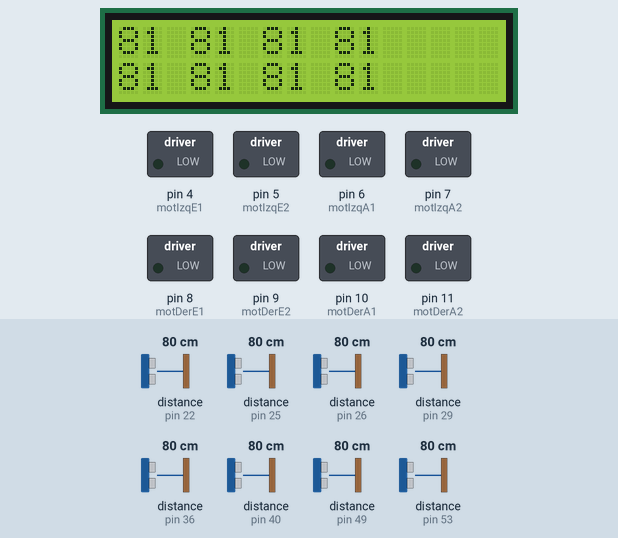
Bench run of a sketch on a simulated Arduino Uno, built with avr-gcc and run on an emulated ATmega328P. Shown: 16×2 character LCD, switched loads named in the sketch (green lamp = pin HIGH). The test bench sets the inputs (shaded band); at power-on: distance to the obstacle (sensors on pin 22, pin 25, pin 26, pin 29, pin 36, pin 40, pin 49, pin 53) 80 cm. The echo pulse lasts 58.3 µs per cm.

Above: at 2.2 s.
2.3 s: distance to the obstacle (sensor on pin 22) set to 2 cm
At 3.4 s:
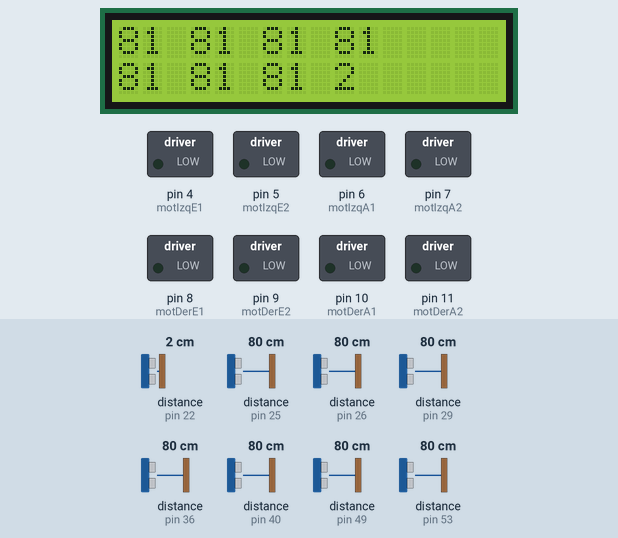
5.1 s: distance to the obstacle (sensor on pin 25) set to 2 cm
At 6.0 s:
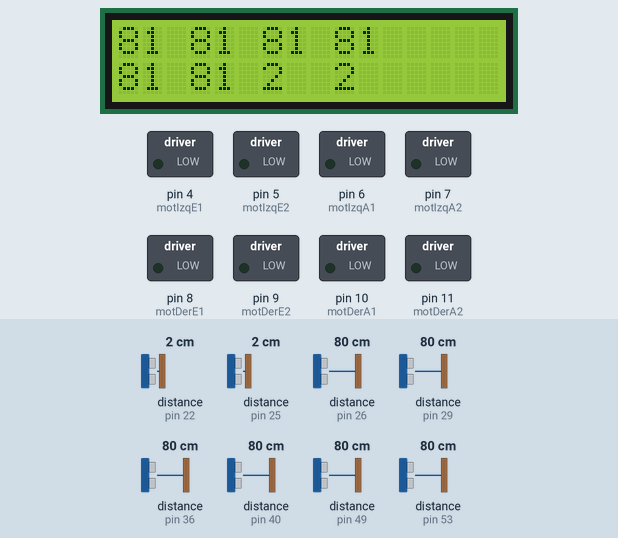
7.7 s: distance to the obstacle (sensor on pin 26) set to 2 cm
At 9.4 s:
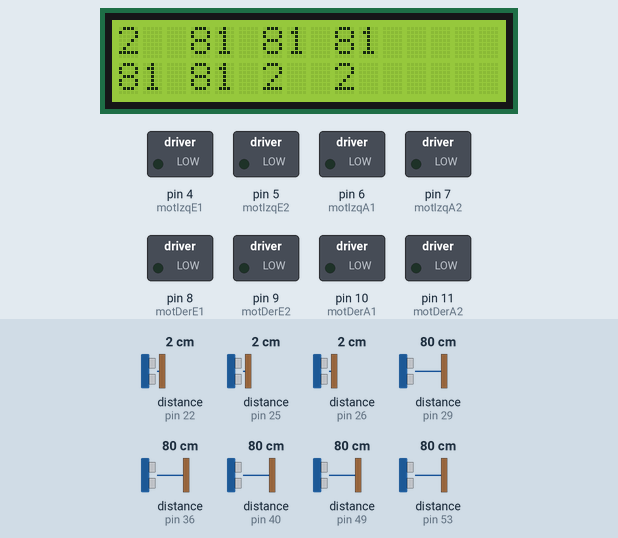
10.6 s: distance to the obstacle (sensor on pin 29) set to 2 cm
At 12.4 s:
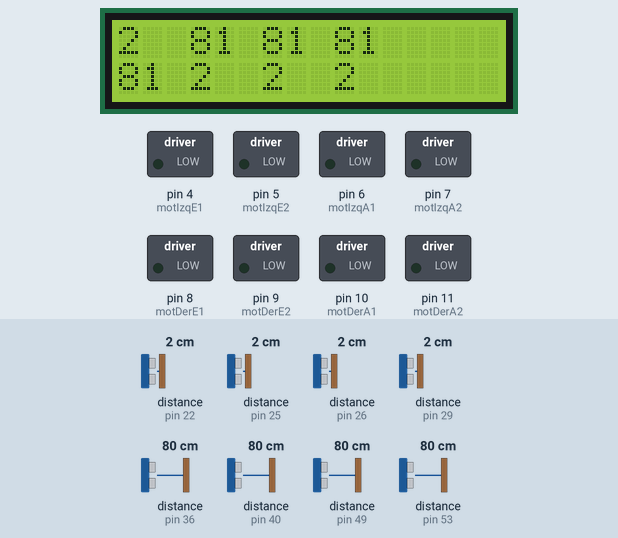
14.1 s: distance to the obstacle (sensor on pin 36) set to 2 cm
At 16.3 s:
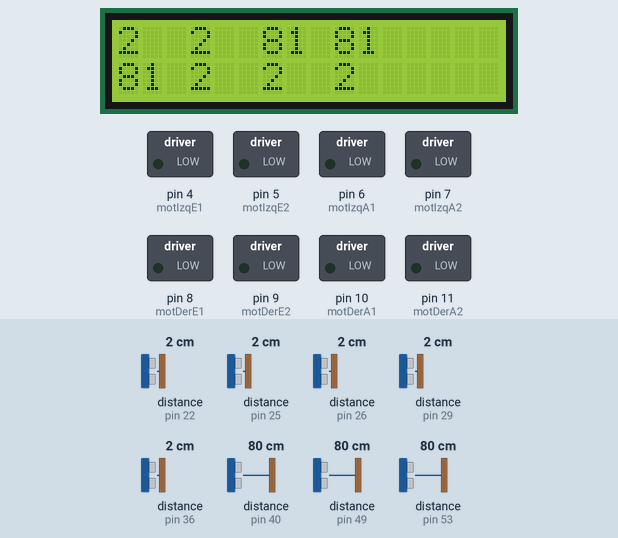
18.0 s: distance to the obstacle (sensor on pin 40) set to 2 cm
At 19.7 s:
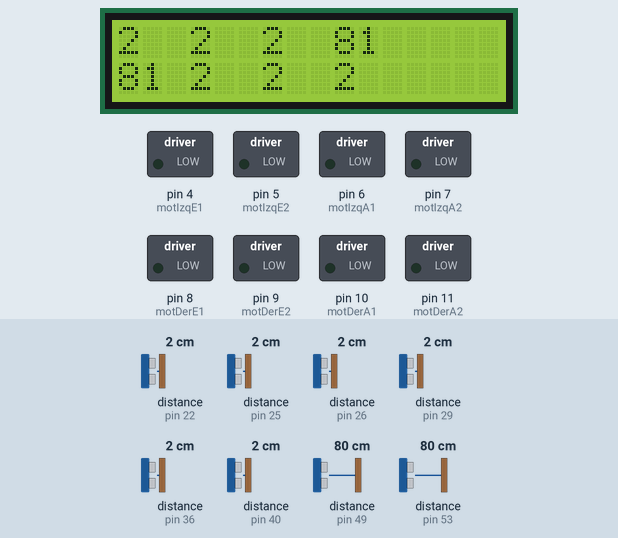
Timing chart, 0 to 21.2 s (numbered marks = the images above; inputs shaded):
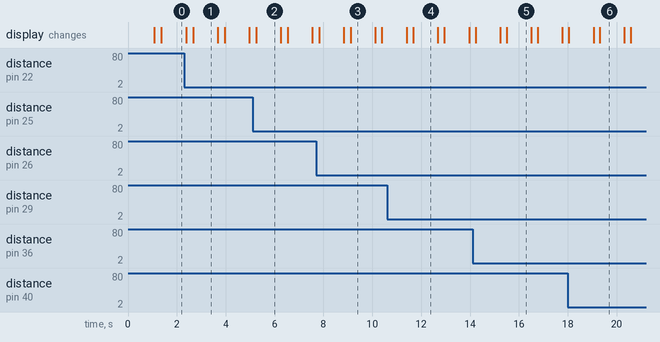

Measured:
- after the input at 7.7 s, the display: first differs from a run without the input after 1.1 s (image 3 shows a later state)
- after the input at 18.0 s, the display: first differs from a run without the input after 1.3 s (image 6)
- what the display in image 1 shows lasts 1.0 s, from 2.7 s to 3.7 s

The sketch:

Prueba_Placa.ino
```cpp
#include <NewPing.h>
#include <Wire.h>  // Comes with Arduino IDE
#include <LiquidCrystal_I2C.h>
#include <SharpIR.h> //sharps
#include <SparkFunMLX90614.h>
#define MAX_DISTANCE 200
#define model 1080 //modelo del sharp GP2Y0A21Y

//////////////////
//////CALOR///////
//////////////////

IRTherm therm1;
IRTherm therm4;

//////////////////
//////SHARPS//////
//////////////////

byte Enf = A0;
byte Der =  A2;

SharpIR SharpEn(Enf, 25, 93, model);
SharpIR SharpDe(Der, 25, 93, model);

//////////////////
/////MOTORES//////
//////////////////

byte motDerE1 = 8;
byte motDerE2 = 9;

byte motDerA1 = 10;
byte motDerA2 = 11;

byte motIzqE1 = 4;
byte motIzqE2 = 5;

byte motIzqA1 = 6;
byte motIzqA2 = 7;

const byte MotD = 200;
const byte MotI = 200;

//////////////////
///ULTRASONICOS///
//////////////////

byte Trigger1 = 28;
byte Echo1 = 26;

NewPing sonar1(Trigger1, Echo1, MAX_DISTANCE);  //llamar a la funcion para saber la distancia con sonar1.ping_cm();

//NO FUNCIONO
byte Trigger2 = 38;
byte Echo2 = 36;

//NO FUNCIONO
NewPing sonar2(Trigger2, Echo2, MAX_DISTANCE);  //llamar a la funcion para saber la distancia con sonar1.ping_cm();


byte Trigger3 = 42;
byte Echo3 = 40;


NewPing sonar3(Trigger3, Echo3, MAX_DISTANCE);  //llamar a la funcion para saber la distancia con sonar8.ping_cm();

byte Trigger4 = 51;
byte Echo4 = 53;

NewPing sonar4(Trigger4, Echo4, MAX_DISTANCE);  //llamar a la funcion para saber la distancia con sonar8.ping_cm();

byte Trigger5 = 47;
byte Echo5 = 49;

NewPing sonar5(Trigger5, Echo5, MAX_DISTANCE);  //llamar a la funcion para saber la distancia con sonar8.ping_cm();

byte Trigger6 = 27;
byte Echo6 = 29;

NewPing sonar6(Trigger6, Echo6, MAX_DISTANCE);  //llamar a la funcion para saber la distancia con sonar8.ping_cm();

byte Trigger7 = 23;
byte Echo7 = 25;

NewPing sonar7(Trigger7, Echo7, MAX_DISTANCE);  //llamar a la funcion para saber la distancia con sonar8.ping_cm();

byte Trigger8 = 24;
byte Echo8 = 22;

NewPing sonar8(Trigger8, Echo8, MAX_DISTANCE);  //llamar a la funcion para saber la distancia con sonar8.ping_cm();


LiquidCrystal_I2C lcd(0x27, 2, 1, 0, 4, 5, 6, 7, 3, POSITIVE);  // Set the LCD I2C address

void setup() {
  // put your setup code here, to run once:
  Serial.begin(115200);

  pinMode(motDerE1, OUTPUT);
  pinMode(motDerE2, OUTPUT);

  pinMode(motDerA1, OUTPUT);
  pinMode(motDerA2, OUTPUT);

  pinMode(motIzqE1, OUTPUT);
  pinMode(motIzqE2, OUTPUT);

  pinMode(motIzqA1, OUTPUT);
  pinMode(motIzqA2, OUTPUT);

  therm1.begin(0x1C);
  therm1.setUnit(TEMP_C);

  therm4.begin(0x4C);
  therm4.setUnit(TEMP_C);

  lcd.begin(16,2);   // initialize the lcd for 16 chars 2 lines, turn on backlight
  lcd.backlight(); // finish with backlight on
  lcd.setCursor(0,0); //Start at character 4 on line 0
  lcd.print(";)");
  delay(1000);
  lcd.clear();
}

void Adelante()
{
  analogWrite(motDerE1, 0);
  analogWrite(motDerE2, MotD);

  analogWrite(motDerA1, MotD);
  analogWrite(motDerA2, 0);

  analogWrite(motIzqE1, MotI);
  analogWrite(motIzqE2, 0);

  analogWrite(motIzqA1, 0);
  analogWrite(motIzqA2, MotI);
}

void loop() {
  // put your main code here, to run repeatedly:
  lcd.clear();

  lcd.setCursor(0,0);
  lcd.print(sonar1.ping_cm());
  delay(29);

  lcd.setCursor(3,0);
  lcd.print(sonar2.ping_cm());
  delay(29);

  lcd.setCursor(6,0);
  lcd.print(sonar3.ping_cm());
  delay(29);

  lcd.setCursor(9,0);
  lcd.print(sonar4.ping_cm());
  delay(29);

  lcd.setCursor(0,1);
  lcd.print(sonar5.ping_cm());
  delay(29);

  lcd.setCursor(3,1);
  lcd.print(sonar6.ping_cm());
  delay(29);

  lcd.setCursor(6,1);
  lcd.print(sonar7.ping_cm());
  delay(29);

  lcd.setCursor(9,1);
  lcd.print(sonar8.ping_cm());
  delay(29);

  delay(1000);
}
```
